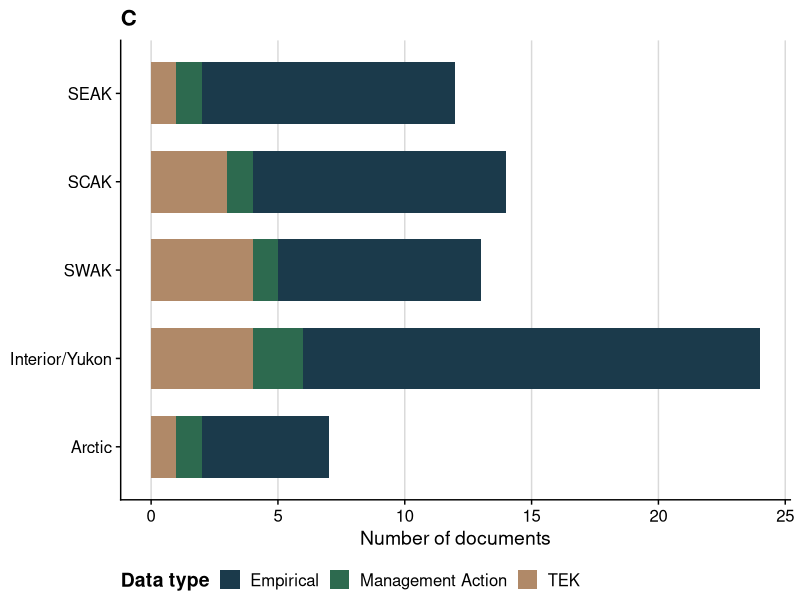
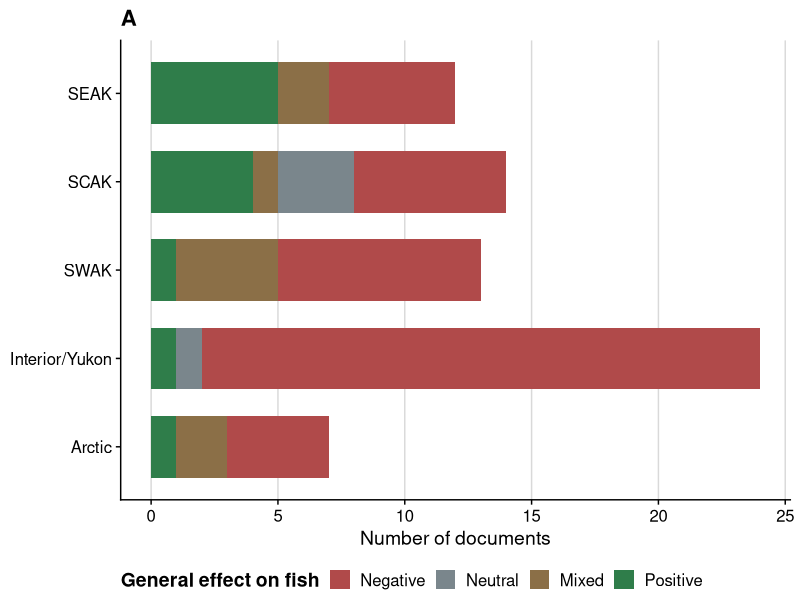
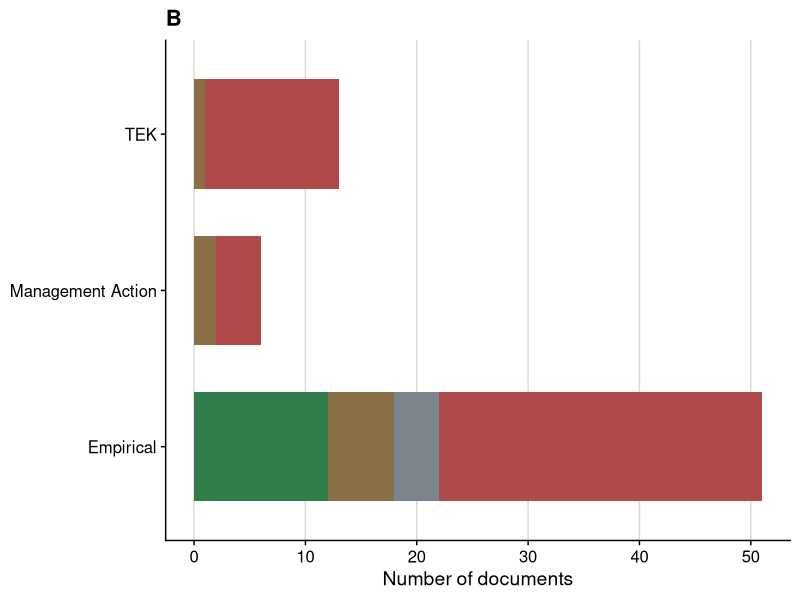
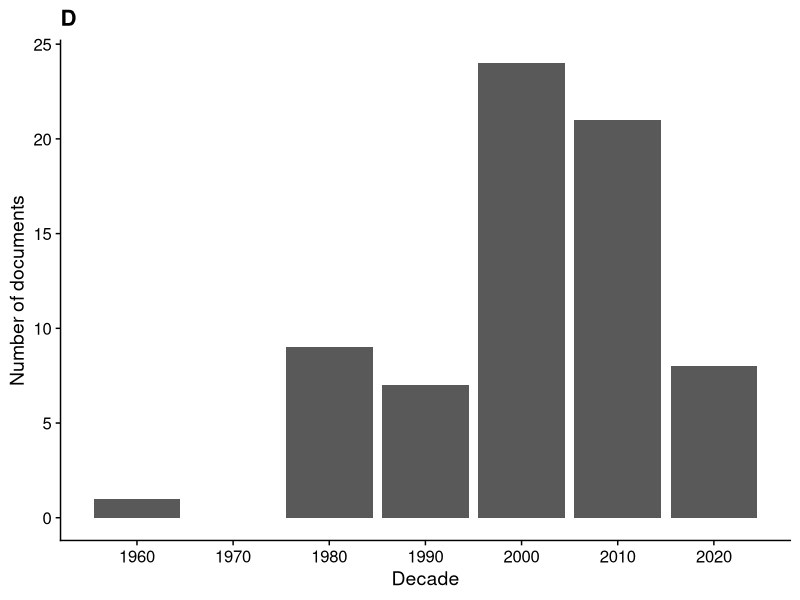
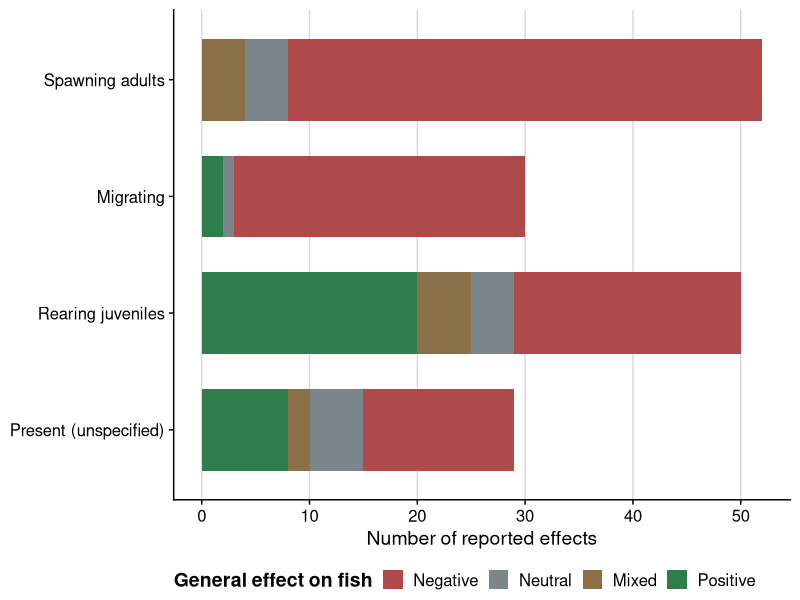
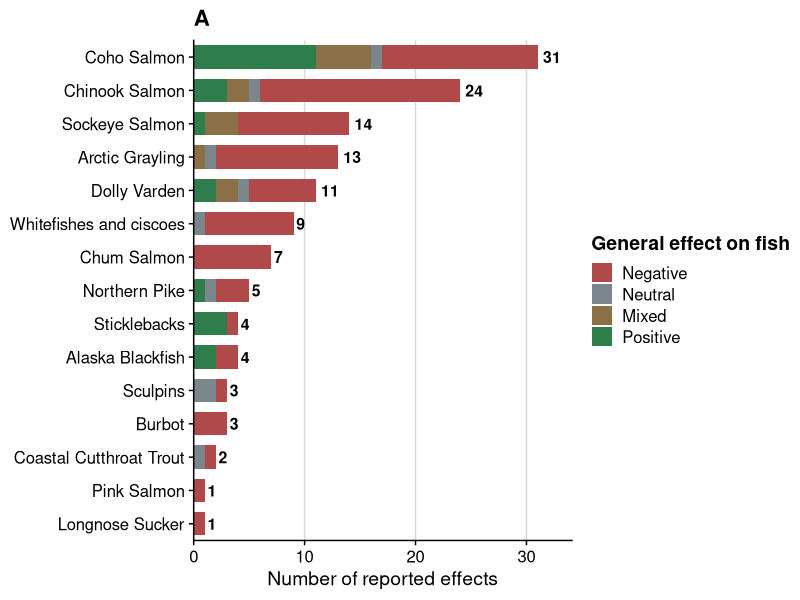
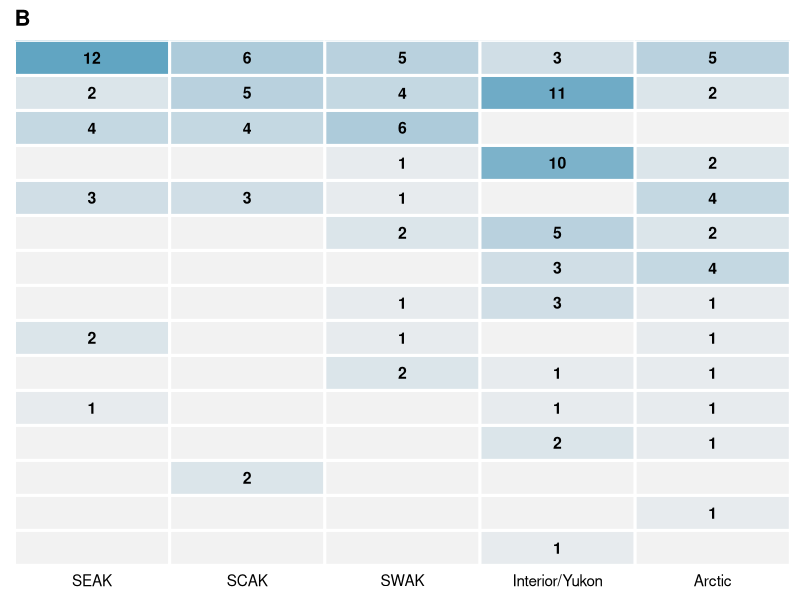
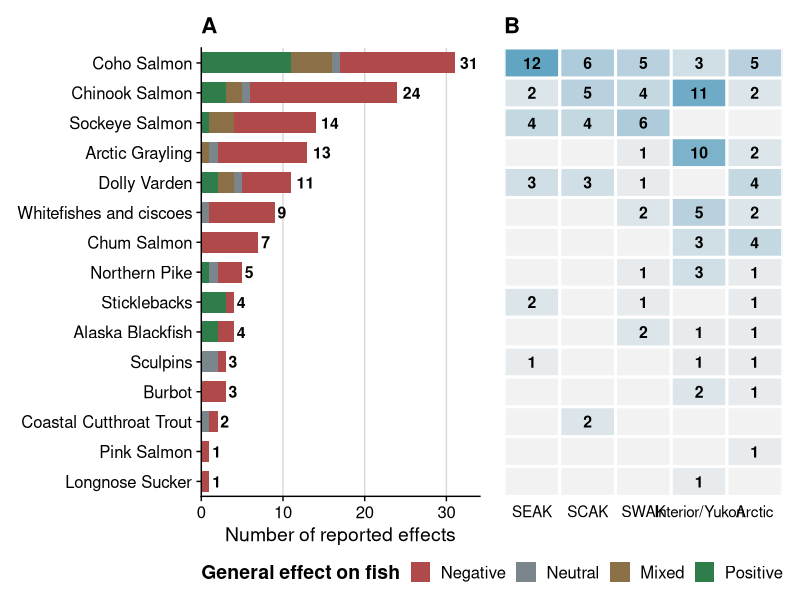

Here is the R script that generated these plots, in order:
################################################################################
#################### Alaska Beaver and Fish Literature Review ##################
################ Authors: Will Samuel (UAF) and Erin Larson (UAA) ##############
################################################################################


library(tidyverse)
library(ggplot2)
library(readxl)
library(cowplot)
library(patchwork)





#Quick data processing

#lit <- read_excel("Annotated bibliography.xlsx")
lit <- read_excel("Annotated bibliography Final.xlsx")
str(lit)



lit_filtered <- lit %>%
  filter(!is.na(Region), !is.na(`Data type`),
         `Include in Map` == "Y")
  
nrow(lit_filtered) #70 articles that directly discuss beaver/fish interactions



lit_filtered$Region <- factor(
  lit_filtered$Region,
  levels = c("Arctic", "Interior/Yukon", "SWAK", "SCAK", "SEAK")
)


lit_filtered <- lit_filtered %>%
  mutate(`General effect on fish` = na_if(`General effect on fish`, "NA"))





# Summary Statisitics -----------------------------------------------------
#Overall
nrow(lit_filtered) #70
sum(lit_filtered$`Article Type` == "Publication", na.rm = TRUE) #20
sum(lit_filtered$`Article Type` == "Agency report", na.rm = TRUE) #33
sum(lit_filtered$`Article Type` == "Thesis/dissertation", na.rm = TRUE) #11
sum(lit_filtered$`Article Type` == "Conference proceeding", na.rm = TRUE) #1
sum(lit_filtered$`Article Type` == "Book", na.rm = TRUE) #0
sum(lit_filtered$`Article Type` %in% c("White paper", "Unpublished data"), na.rm = TRUE) #5

sum(lit_filtered$`Data type` == "Empirical", na.rm = TRUE) #51
sum(lit_filtered$`Data type` == "Management Action", na.rm = TRUE) #6
sum(lit_filtered$`Data type` == "TEK", na.rm = TRUE) #13

sum(lit_filtered$`General effect on fish` == "Positive", na.rm = TRUE) #14
sum(lit_filtered$`General effect on fish` == "Negative", na.rm = TRUE) #45
sum(lit_filtered$`General effect on fish` == "Neutral", na.rm = TRUE) #5
sum(lit_filtered$`General effect on fish` == "Mixed", na.rm = TRUE) #6



#SEAK
sum(lit_filtered$Region == "SEAK", na.rm = TRUE) #12

sum(lit_filtered$`Data type` == "Empirical" & lit_filtered$Region == "SEAK", na.rm = TRUE) #10
sum(lit_filtered$`Data type` == "Management Action" & lit_filtered$Region == "SEAK", na.rm = TRUE) #1
sum(lit_filtered$`Data type` == "TEK" & lit_filtered$Region == "SEAK", na.rm = TRUE) #1


sum(lit_filtered$`Article Type` == "Publication" & lit_filtered$Region == "SEAK", na.rm = TRUE) #5
sum(lit_filtered$`Article Type` == "Agency report" & lit_filtered$Region == "SEAK", na.rm = TRUE) #4
sum(lit_filtered$`Article Type` == "Thesis/dissertation" & lit_filtered$Region == "SEAK", na.rm = TRUE) #1


#SCAK
sum(lit_filtered$Region == "SCAK", na.rm = TRUE) #15

sum(lit_filtered$`Data type` == "Empirical" & lit_filtered$Region == "SCAK", na.rm = TRUE) #11
sum(lit_filtered$`Data type` == "Management Action" & lit_filtered$Region == "SCAK", na.rm = TRUE) #1
sum(lit_filtered$`Data type` == "TEK" & lit_filtered$Region == "SCAK", na.rm = TRUE) #3


#SWAK
sum(lit_filtered$Region == "SWAK", na.rm = TRUE) #13

sum(lit_filtered$`Data type` == "Empirical" & lit_filtered$Region == "SWAK", na.rm = TRUE) #8
sum(lit_filtered$`Data type` == "Management Action" & lit_filtered$Region == "SWAK", na.rm = TRUE) #1
sum(lit_filtered$`Data type` == "TEK" & lit_filtered$Region == "SWAK", na.rm = TRUE) #4


#Interior/Yukon
sum(lit_filtered$Region == "Interior/Yukon", na.rm = TRUE) #23

sum(lit_filtered$`Data type` == "Empirical" & lit_filtered$Region == "Interior/Yukon", na.rm = TRUE) #17
sum(lit_filtered$`Data type` == "Management Action" & lit_filtered$Region == "Interior/Yukon", na.rm = TRUE) #2
sum(lit_filtered$`Data type` == "TEK" & lit_filtered$Region == "Interior/Yukon", na.rm = TRUE) #4


#Arctic

sum(lit_filtered$Region == "Arctic", na.rm = TRUE) #7

sum(lit_filtered$`Data type` == "Empirical" & lit_filtered$Region == "Arctic", na.rm = TRUE) #5
sum(lit_filtered$`Data type` == "Management Action" & lit_filtered$Region == "Arctic", na.rm = TRUE) #1
sum(lit_filtered$`Data type` == "TEK" & lit_filtered$Region == "Arctic", na.rm = TRUE) #1




# Plotting ----------------------------------------------------------------


cols <- c(
  "#1B3A4B",
  "#2A6F97",
  "#61A5C2",
  "#2D6A4F",
  "#74C69D",
  "#B08968",
  "#D9ED92"
)


cols <- c("#1B3A4B", "#2D6A4F", "#B08968")



Regions_plot <- ggplot(lit_filtered, aes(x = Region, fill = `Data type`)) +
  geom_bar(width = 0.7) + #color = "black",
  coord_flip() +
  scale_fill_manual(values = cols) +
  labs(title = "C", x = NULL, y = "Number of documents", fill = "Data type") +
  theme_cowplot() +
  theme(
    legend.position = "bottom",
    legend.title = element_text(face = "bold"),
    axis.text.y = element_text(size = 12),
    axis.text.x = element_text(size = 12),
    panel.grid.major.x = element_line(color = "grey85"),
    panel.grid.major.y = element_blank()
  )
Regions_plot

ggsave("Figures/Regions_plot.jpeg", Regions_plot, 
       width = 7, 
       height = 5, 
       dpi = 300)



cols_effect <- c(
  "Negative" = "#B04A4A",
  "Neutral" = "#7A868C",
  "Mixed" = "#8B6F47",
  "Positive" = "#2F7D4A"
)

effect_order <- c("Negative", "Neutral", "Mixed", "Positive")

lit_filtered2 <- lit_filtered %>%
  mutate(`General effect on fish` = factor(`General effect on fish`, levels = effect_order))





effects_plot <- ggplot(lit_filtered2, aes(x = Region, fill = `General effect on fish`)) +
  geom_bar(
    data = dplyr::filter(lit_filtered2, !is.na(`General effect on fish`)),
    width = 0.7
  ) +
  coord_flip() +
  scale_fill_manual(
    values = cols_effect,
    limits = effect_order,
    breaks = effect_order
  ) +
  labs(title = "A", x = NULL, y = "Number of documents", fill = "General effect on fish") +
  theme_cowplot() +
  theme(
    legend.position = "bottom",
    legend.title = element_text(face = "bold"),
    axis.text.y = element_text(size = 12),
    axis.text.x = element_text(size = 12),
    panel.grid.major.x = element_line(color = "grey85"),
    panel.grid.major.y = element_blank()
  )

effects_plot

ggsave("Figures/effects_plot.jpeg", effects_plot, 
       width = 8, 
       height = 6, 
       dpi = 300)




datatype_plot <- ggplot(lit_filtered2, aes(x = `Data type`, fill = `General effect on fish`)) +
  geom_bar(
    data = dplyr::filter(lit_filtered2, !is.na(`General effect on fish`)),
    width = 0.7
  ) +
  coord_flip() +
  scale_fill_manual(
    values = cols_effect,
    limits = effect_order,
    breaks = effect_order
  ) +
  labs(title = "B", x = NULL, y = "Number of documents", fill = "General effect on fish") +
  theme_cowplot() +
  theme(
    legend.position = "none",
    legend.title = element_text(face = "bold"),
    axis.text.y = element_text(size = 12),
    axis.text.x = element_text(size = 12),
    panel.grid.major.x = element_line(color = "grey85"),
    panel.grid.major.y = element_blank()
  )

datatype_plot

ggsave("Figures/datatype_plot.jpeg", datatype_plot, 
       width = 8, 
       height = 6, 
       dpi = 300)




pubs_over_time <- lit_filtered %>%
  mutate(
    Year = as.numeric(Year),
    Decade = floor(Year / 10) * 10
  ) %>%
  ggplot(aes(x = Decade)) +
  geom_bar() +
  scale_x_continuous(breaks = seq(1960, 2030, 10)) +
  labs(title = "D", x = "Decade", y = "Number of documents") +
  theme_cowplot()
pubs_over_time

ggsave("Figures/pubs_over_time.jpeg", pubs_over_time, 
       width = 7, 
       height = 5, 
       dpi = 300)



panel <- (effects_plot + datatype_plot)/(Regions_plot + pubs_over_time)

ggsave("Figures/panel.jpeg", panel, 
       width = 12, 
       height = 10, 
       dpi = 300)





# Effects by life stage (standalone figure) -------------------------------
# Built from the "Species effects" tab (one row per document x species), so the
# unit is the species-level reported effect. A reported effect that involves more
# than one life stage is counted once for each life stage, so bars sum to more
# than the 129 species-level reported effects. Codes: s = spawning adults
# (including adults delayed or blocked on spawning migrations), r = rearing
# juveniles, m = migrating (non-spawning movement), p = present (not specified).

lifestage_labels <- c(
  s = "Spawning adults",
  m = "Migrating",
  r = "Rearing juveniles",
  p = "Present (unspecified)"
)

lit_lifestage <- read_excel("Annotated bibliography Final.xlsx", sheet = "Species effects") %>%
  semi_join(lit_filtered, by = "In text citation") %>%
  rename(`General effect on fish` = `Effect on this species`) %>%
  mutate(`Life stage` = str_to_lower(`Life stage`)) %>%
  separate_rows(`Life stage`, sep = ",") %>%
  mutate(Lifestage = str_trim(`Life stage`)) %>%
  filter(Lifestage %in% names(lifestage_labels)) %>%
  distinct(`In text citation`, `Species group`, Lifestage, .keep_all = TRUE) %>%
  # Where a life stage had a different effect from the species-level effect
  # (e.g., "s: Neutral"), use that effect for that life stage
  mutate(stage_effect = str_match(`Life-stage effect (if different)`,
                                  paste0(Lifestage, ":\\s*(\\w+)"))[, 2],
         `General effect on fish` = coalesce(stage_effect, `General effect on fish`),
         `General effect on fish` = factor(`General effect on fish`, levels = effect_order)) %>%
  mutate(Lifestage = factor(lifestage_labels[Lifestage],
                            levels = rev(lifestage_labels)))

# Summary statistics by life stage
lit_lifestage %>%
  count(Lifestage, `General effect on fish`) %>%
  pivot_wider(names_from = `General effect on fish`, values_from = n, values_fill = 0)
nrow(lit_lifestage)

lifestage_plot <- ggplot(lit_lifestage, aes(x = Lifestage, fill = `General effect on fish`)) +
  geom_bar(width = 0.7) +
  coord_flip() +
  scale_fill_manual(
    values = cols_effect,
    limits = effect_order,
    breaks = effect_order
  ) +
  labs(x = NULL, y = "Number of reported effects", fill = "General effect on fish") +
  theme_cowplot() +
  theme(
    legend.position = "bottom",
    legend.title = element_text(face = "bold"),
    axis.text.y = element_text(size = 12),
    axis.text.x = element_text(size = 12),
    panel.grid.major.x = element_line(color = "grey85"),
    panel.grid.major.y = element_blank()
  )
lifestage_plot

ggsave("Figures/lifestage_plot.jpeg", lifestage_plot,
       width = 8,
       height = 5,
       dpi = 300)




# Species effects and research effort (standalone figure) -------------------
# Reads the "Species effects" tab: one row per document x species, with the
# effect on that species (coded per species, not inherited from the document).
# Left (A): number of documents for each species, split by effect on that species
# (all regions combined), with totals at the end of each bar.
# Right (B): number of documents that addressed each species in each region
# (research effort only; no effect colors). Blank tiles = no documents found.
# A document is counted once for each species it addresses, so totals sum to
# more than the number of documents. Species rows in A and B share the same order.

species_effects <- read_excel("Annotated bibliography Final.xlsx", sheet = "Species effects") %>%
  semi_join(lit_filtered, by = "In text citation") %>%   # only documents used in the figures
  left_join(select(lit_filtered, `In text citation`, Region), by = "In text citation") %>%
  rename(Species_group = `Species group`,
         `General effect on fish` = `Effect on this species`) %>%
  mutate(`General effect on fish` = factor(`General effect on fish`, levels = effect_order))

nrow(species_effects)                              # document x species rows
n_distinct(species_effects$`In text citation`)     # documents with species rows

region_order <- c("SEAK", "SCAK", "SWAK", "Interior/Yukon", "Arctic")

species_totals <- species_effects %>%
  count(Species_group, name = "n")

species_order <- species_totals %>%
  arrange(n) %>%
  pull(Species_group)

species_effects <- species_effects %>%
  mutate(Species_group = factor(Species_group, levels = species_order))
species_totals <- species_totals %>%
  mutate(Species_group = factor(Species_group, levels = species_order))

# Summary table: effect counts by species
species_effects %>%
  count(Species_group, `General effect on fish`) %>%
  pivot_wider(names_from = `General effect on fish`, values_from = n, values_fill = 0)

species_effects_plot <- ggplot(species_effects,
                               aes(x = Species_group, fill = `General effect on fish`)) +
  geom_bar(width = 0.7) +
  geom_text(data = species_totals, aes(x = Species_group, y = n, label = n),
            inherit.aes = FALSE, hjust = -0.3, size = 4, fontface = "bold") +
  coord_flip() +
  scale_x_discrete(expand = expansion(add = 0.5)) +  # rows line up with the heat map
  scale_fill_manual(values = cols_effect, limits = effect_order, breaks = effect_order) +
  scale_y_continuous(expand = expansion(mult = c(0, 0.1))) +
  labs(title = "A", x = NULL, y = "Number of reported effects", fill = "General effect on fish") +
  theme_cowplot() +
  theme(
    legend.title = element_text(face = "bold"),
    axis.text.y = element_text(size = 12),
    axis.text.x = element_text(size = 12),
    panel.grid.major.x = element_line(color = "grey85"),
    panel.grid.major.y = element_blank()
  )
species_effects_plot

effort_tiles <- species_effects %>%
  mutate(Region = factor(as.character(Region), levels = region_order)) %>%
  count(Species_group, Region, name = "Total") %>%
  complete(Species_group, Region, fill = list(Total = 0))

species_effort_plot <- ggplot(effort_tiles, aes(x = Region, y = Species_group, fill = Total)) +
  geom_tile(color = "white", linewidth = 1) +
  geom_text(data = filter(effort_tiles, Total > 0), aes(label = Total),
            size = 4, fontface = "bold") +
  scale_fill_gradient(low = "grey95", high = "#61A5C2", guide = "none") +
  scale_x_discrete(expand = c(0, 0)) +
  scale_y_discrete(expand = expansion(add = 0.5)) +
  labs(title = "B", x = NULL, y = NULL) +
  theme_cowplot() +
  theme(
    axis.text.y = element_blank(),
    axis.text.x = element_text(size = 11),
    axis.line = element_blank(),
    axis.ticks = element_blank()
  )
species_effort_plot

species_figure <- (species_effects_plot + species_effort_plot) +
  plot_layout(guides = "collect") &
  theme(legend.position = "bottom")
species_figure

ggsave("Figures/species_effects_effort.jpeg", species_figure,
       width = 12,
       height = 8,
       dpi = 300)
